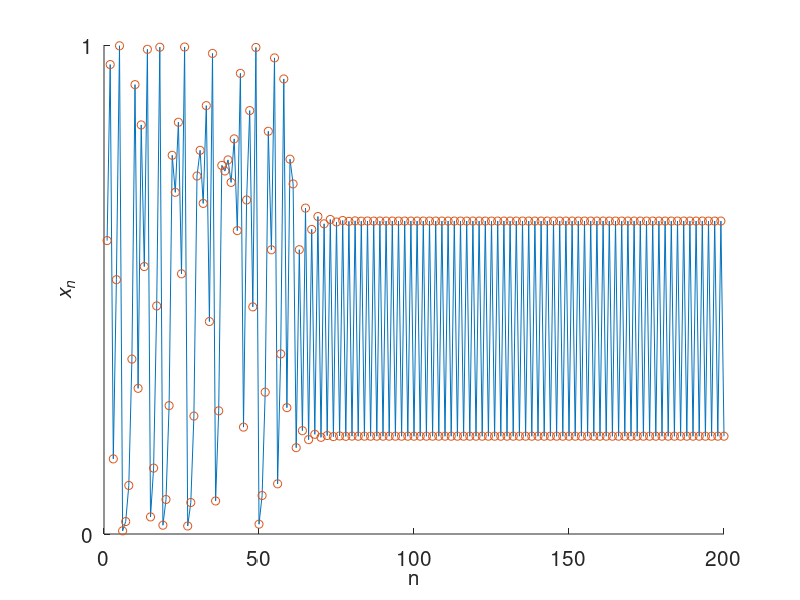

Here is the MATLAB script that generated this plot:
% Program 19a - Controlling Chaos in the Logistic Map.
% Chapter 19 - Chaos Control and Synchronization.
% Copyright Springer 2023. Stephen Lynch.

% Control to a period-2 orbit (Figure 18.3(b)).
clear;
itermax=200;
mu=4;k=0.217;x=zeros(1,itermax);
x(1)=0.6;
for n=1:2:itermax;
    x(n+1)=mu*x(n)*(1-x(n));    
    x(n+2)=mu*x(n+1)*(1-x(n+1));
    if n>60;                       % Switch on the control when n>60.
    x(n+1)=k*mu*x(n)*(1-x(n));    % Nudge the system every second iterate.
    x(n+2)=mu*x(n+1)*(1-x(n+1));
    end;
end;
hold on;
    plot(1:itermax,x(1:itermax));
    plot(1:itermax,x(1:itermax),'o');
fsize=15;
set(gca,'XTick',0:50:itermax,'FontSize',fsize);
set(gca,'YTick',[0,1],'FontSize',fsize);
xlabel('n','FontSize',fsize);
ylabel('\itx_n','FontSize',fsize);
hold off;

% End of Program 19a.
